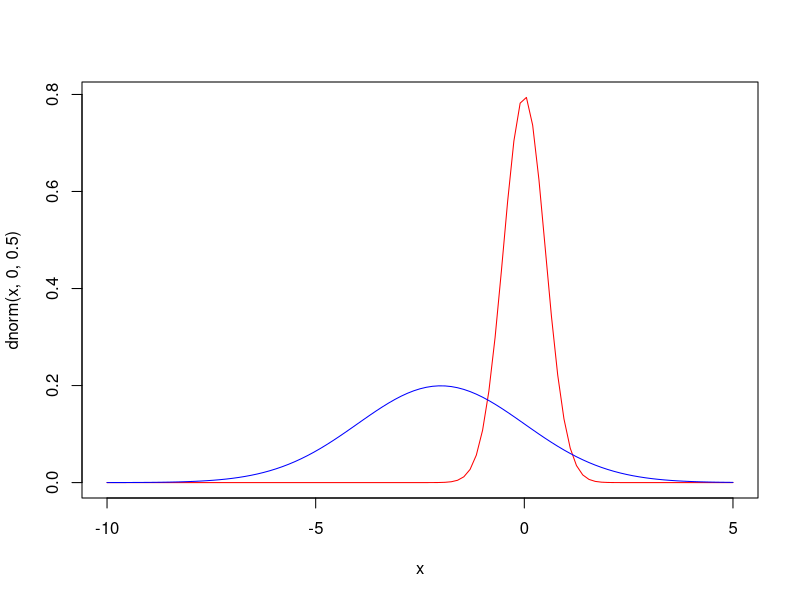
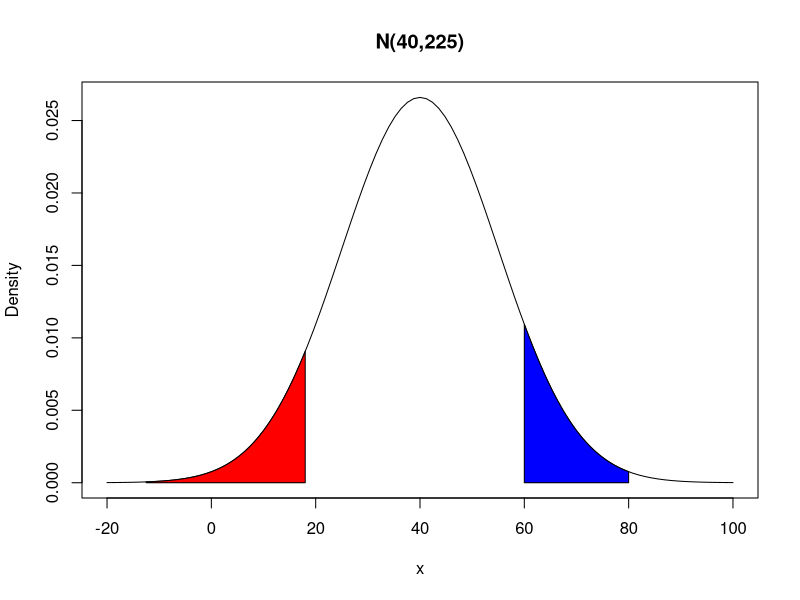
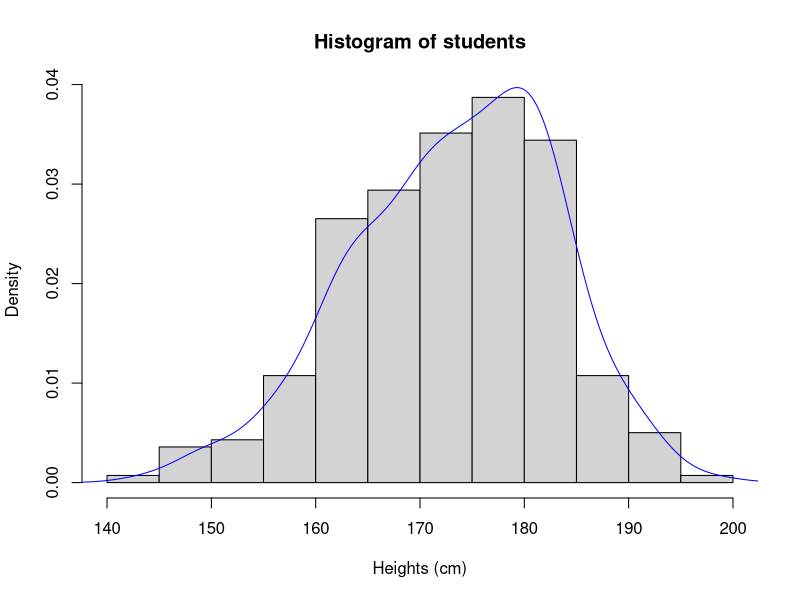

These figures' R source, in order:
## ---- chunk 1
math1005 = read.csv("math1005_cleaned.csv")
str(math1005)
height = na.omit(math1005$Height)
## ---- chunk 2
### here is an example
curve(dnorm(x, 0, 0.5), xlim = c(-10, 5), col = "red")
curve(dnorm(x, -2, 2), xlim = c(-10, 5), col = "blue", add=TRUE)
## ---- chunk 3
curve(dnorm(x,40,15),from=-20,to=100,ylab="Density",main="N(40,225)")
x = seq(-3.5,3.5,length=1000)*15 + 40
y = dnorm(x,40,15)
y18 = dnorm(18, 40, 15)
polygon(c(min(x), x[x<18], 18, 18), c(0, y[x<18], y18 , 0), col="red")
y60 = dnorm(60, 40, 15)
y80 = dnorm(80, 40, 15)
polygon(c(60, 60, x[x>60&x<80], 80, 80), c(0, y60, y[x>60&x<80], y80, 0), col="blue")
## ---- chunk 4
### Write your code here

hist(height, main = "Histogram of students",prob=TRUE, xlab = "Heights (cm)")
lines(density(height), col="blue")


## ---- chunk 5
### Write your code here
#
## ---- chunk 6
### Write your code here
#
## ---- chunk 7
### Write your code here
mselect= is.na(math1005$Height) & math1005$Gender=="Male"
mheight = math1005$Height[mselect]
sum(is.na(mheight))

## ---- chunk 8
### Write your code here
pnorm(188, mean=188, sd=6.53, lower.tail = FALSE)

## ---- chunk 9
### Write your code here
pnorm(211, mean=188, sd=6.53, lower.tail = FALSE)

## ---- chunk 10
### Write your code here

pnorm(180,mean = 188, sd=6.53) - pnorm(170 ,mean = 188, sd=6.53)

## ---- chunk 11
### Write your code here



## ---- chunk 12
### Write your code here
qnorm(0.9, mean=188, sd=6.53)

## ---- chunk 13
### Write your code here

## ---- chunk 14
### Write your code here



## ---- chunk 15
### Write your code here

## ---- chunk 16
### Write your code here

## ---- chunk 17
### Write your code here

## ---- chunk 18
### Write your code here

## ---- chunk 19
### Write your code here

## ---- chunk 20
### Write your code here

## ---- chunk 21
### Write your code here

## ---- chunk 22
### Write your code here

## ---- chunk 23
### Write your code here

